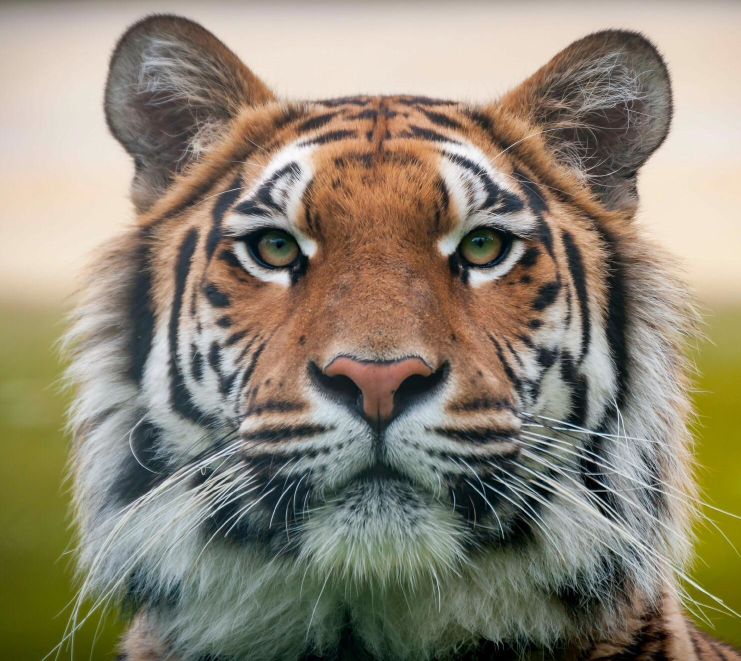
#> input picture hybrid_imaging/src/tiger.jpg, 1482 x 1322 px (shown at 1/2 size)
$ python hybrid_images.py
#> lines starting #> are read from the running program, lines starting #| are printed output that depends on the picture
import numpy as np
import cv2

# global variables
initial_pos = []  # initial position of image that will be moved to math the other one perfectly
target_pos = []  # target pos on the other image


def high_pass_filter(img, kernel_size = 21, sigma = 3):
    return img - cv2.GaussianBlur(img, (kernel_size, kernel_size), sigma) + 125  # add a number between 100 and 150 to change the color values to gray

def low_pass_filter(img, kernel_size = 21, sigma = 3):
    return cv2.GaussianBlur(img, (kernel_size, kernel_size), sigma)


# create hybrid using high and lowpass filter on 2 images
def create_hybrid_img(hp_img, lp_img, gamma, weight = 0.5):
    return cv2.addWeighted(high_pass_filter(hp_img), weight, low_pass_filter(lp_img), 1-weight, gamma)  # using weight to define which image is displayd stronger


def click_high_pass_img(event, x, y, flags, param):
    global initial_pos
    #work on new image
    curr_img = param.copy()
    if event == cv2.EVENT_LBUTTONDOWN:
        # if the left mouse button was clicked, save selected point on img in the array
        pos = len(initial_pos)
        if(pos == 0):
            initial_pos = [(x, y)]
        else:
            initial_pos.append((x, y))
        #draw and show circle around picked point
        cv2.circle(curr_img, (x,y), 10, 255, 5)
        cv2.imshow('original_01', curr_img)

def click_low_pass_img(event, x, y, flags, param):
    global target_pos
    #work on new image
    curr_img = param.copy()
    if event == cv2.EVENT_LBUTTONDOWN:
        # if the left mouse button was clicked, save selected point on img in the array
        pos = len(target_pos)
        if(pos == 0):
            target_pos = [(x, y)]
        else:
            target_pos.append((x, y))
        #draw and show circle around picked point
        cv2.circle(curr_img, (x,y), 10, 255, 5)
        cv2.imshow('original_02', curr_img)


def translate_high_pass_img(img):
    global target_pos, initial_pos
    # reference: Tutorial 12
    # warp the high_pass_img to fit the low_pass_img according to the selected points
    T_translation = cv2.getAffineTransform(np.float32(initial_pos), np.float32(target_pos))
    return cv2.warpAffine(img, T_translation, (img.shape[1], img.shape[0]))


def main():
    global target_pos, initial_pos

    # load images
    low_pass_img = cv2.imread('src/tiger.jpg')
#> low_pass_img is the input picture: shape (1322, 1482, 3); mean B, G, R 116.3, 134.1, 142.3
    high_pass_img = cv2.imread('src/cat.jpg')
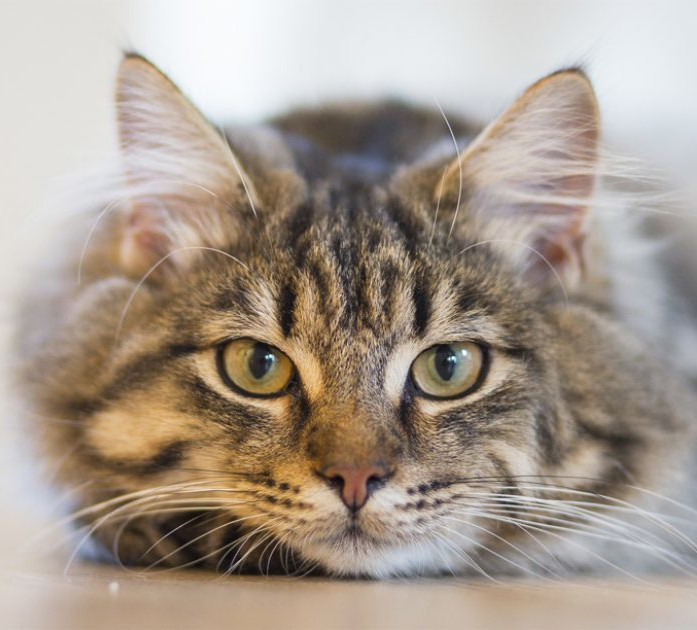
#> input picture hybrid_imaging/src/cat.jpg, 697 x 630 px
#> high_pass_img is the input picture: shape (630, 697, 3); mean B, G, R 144.2, 155.7, 168
    # [8 lines of commented-out code are left out]
    low_pass_img = cv2.resize(low_pass_img, (600,600))
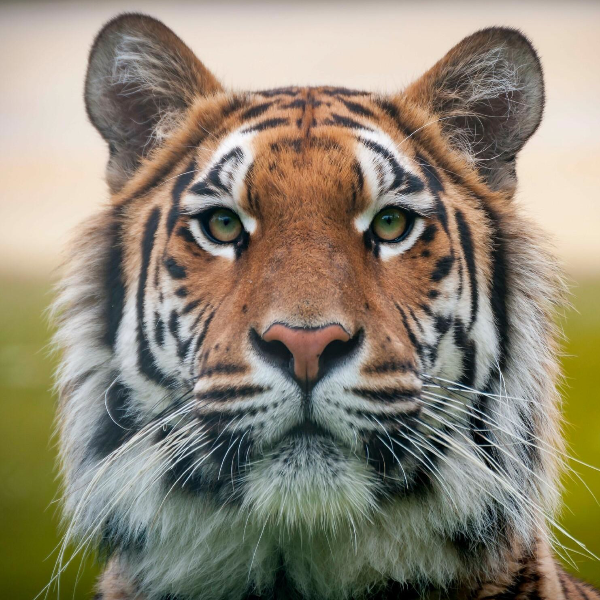
#> low_pass_img: shape (600, 600, 3); mean B, G, R 116.1, 133.9, 142.2
    high_pass_img = cv2.resize(high_pass_img, (600,600))
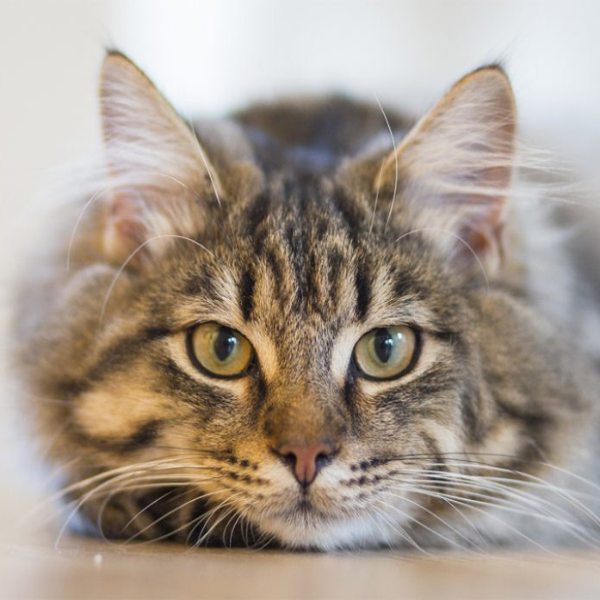
#> high_pass_img: shape (600, 600, 3); mean B, G, R 144.1, 155.6, 167.9

    print("Pick exactly three points on each picture. For the best result, select eyes and mouth on each face")
    # show original images
    cv2.imshow('original_01', high_pass_img)
    cv2.setMouseCallback('original_01', click_high_pass_img, param = high_pass_img)   # callbacks beeing used to select translation between images
    cv2.imshow('original_02', low_pass_img)
    cv2.setMouseCallback('original_02', click_low_pass_img, param = low_pass_img)

    cv2.waitKey(0)
    cv2.destroyAllWindows()


    # check if there are exactly three points in each array. If not, return out of the main function
    if(len(target_pos) != 3 & len(initial_pos) != 3):
        target_pos = []
        initial_pos = []
        print("Too few or too many points selected, please restart the program and try again")
        return

    # translate the image that is going to be filtered by a high pass filter
    high_pass_img = translate_high_pass_img(high_pass_img)

    # show result (hybrid) image
    cv2.imshow('hybrid image', create_hybrid_img(high_pass_img, low_pass_img, 1))
    cv2.waitKey(0)
    cv2.destroyAllWindows()


if __name__ == "__main__":
#> (the run stopped early here; a loop or call above may not have finished)
